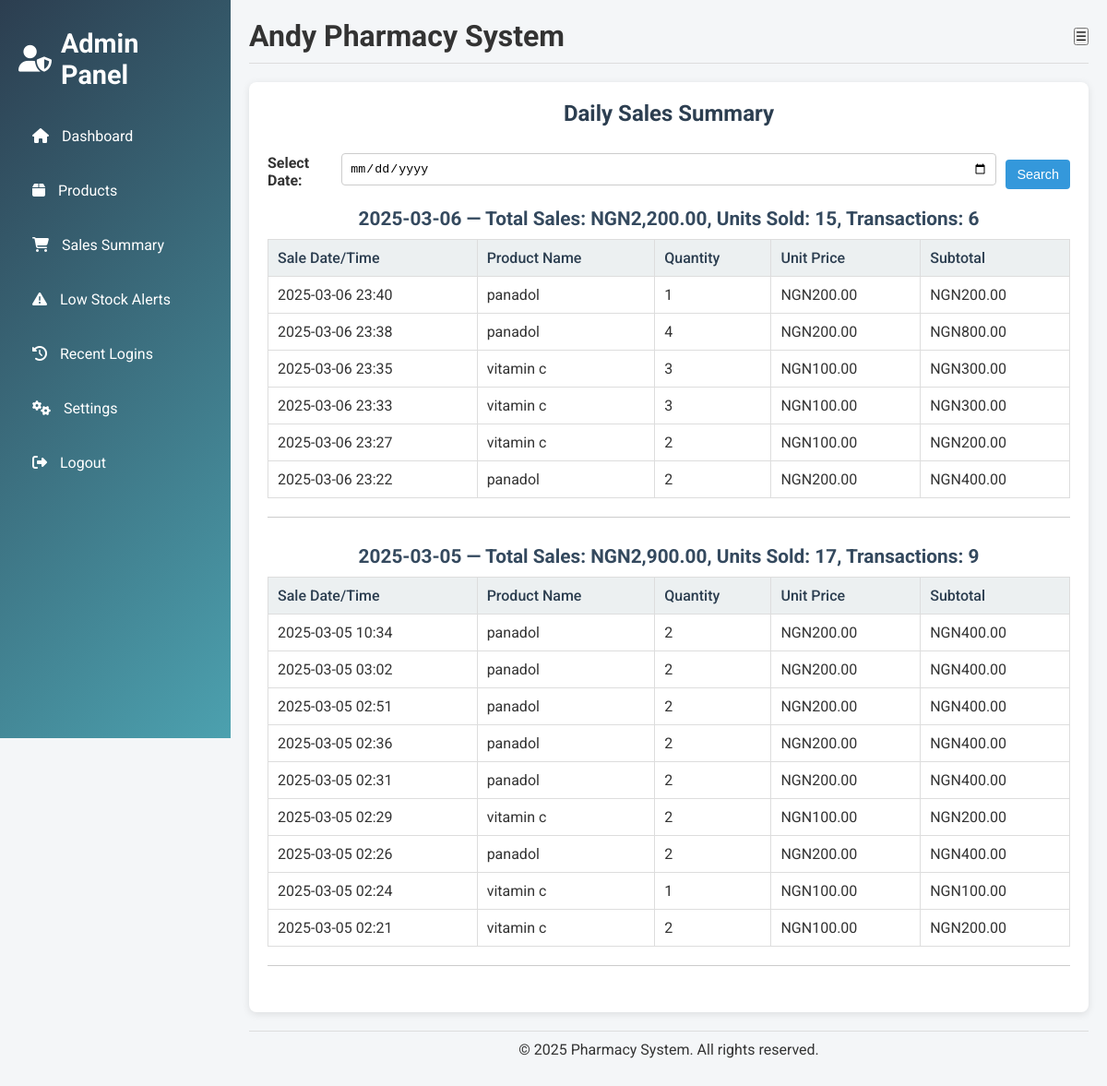
The page /sales_summary.php (signed in) on the database its author committed.
### tables this page shows
CREATE TABLE `sales` (
  `id` int(11) NOT NULL,
  `product_id` int(11) NOT NULL,
  `quantity` int(11) NOT NULL,
  `sale_date` datetime NOT NULL
);

CREATE TABLE `products` (
  `id` int(11) NOT NULL,
  `name` varchar(100) NOT NULL,
  `description` text DEFAULT NULL,
  `price` decimal(10,2) NOT NULL,
  `stock` int(11) NOT NULL,
  `expiry_date` date DEFAULT NULL,
  `rack_location` varchar(50) DEFAULT NULL
);

### sales_summary.php (the view, shortened to what this page needs)
<?php
global $conn;
$dateSelected = isset($_GET['date']) ? $_GET['date'] : '';
if ($dateSelected !== '') {
    $dailySalesQuery = "SELECT
                            DATE(s.sale_date) AS sale_date,
                            SUM(s.quantity) AS total_units,
                            SUM(s.quantity * p.price) AS total_sales,
                            COUNT(*) AS transaction_count
                        FROM sales s
                        JOIN products p ON s.product_id = p.id
                        WHERE DATE(s.sale_date) = ?
                        GROUP BY DATE(s.sale_date)
                        ORDER BY sale_date DESC";
    $stmt = $conn->prepare($dailySalesQuery);
    $stmt->bind_param("s", $dateSelected);
    $stmt->execute();
    $dailySalesResult = $stmt->get_result();
} else {
    $dailySalesQuery = "SELECT
                            DATE(s.sale_date) AS sale_date,
                            SUM(s.quantity) AS total_units,
                            SUM(s.quantity * p.price) AS total_sales,
                            COUNT(*) AS transaction_count
                        FROM sales s
                        JOIN products p ON s.product_id = p.id
                        GROUP BY DATE(s.sale_date)
                        ORDER BY sale_date DESC";
    $dailySalesResult = $conn->query($dailySalesQuery);
}
include 'header.php';
?>
<section id="sales_summary" class="sales-summary-page">
  <h2>Daily Sales Summary</h2>
  <form method="GET" action="sales_summary.php" class="date-form">
    <label for="date">Select Date:</label>
    <input type="date" name="date" id="date" value="<?php echo htmlspecialchars($dateSelected); ?>">
    <button type="submit" class="btn">Search</button>
  </form>
  <?php if ($dailySalesResult && $dailySalesResult->num_rows > 0): ?>
    <?php while($daily = $dailySalesResult->fetch_assoc()):
            $saleDate = $daily['sale_date'];
    ?>
      <div class="daily-summary">
        <h3>
          <?php echo htmlspecialchars($saleDate); ?> &mdash;
          Total Sales: NGN<?php echo number_format($daily['total_sales'], 2); ?>,
          Units Sold: <?php echo $daily['total_units']; ?>,
          Transactions: <?php echo $daily['transaction_count']; ?>
        </h3>
        <div class="daily-details">
          <table class="daily-sales-table">
            <thead>
              <tr>
                <th>Sale Date/Time</th>
                <th>Product Name</th>
                <th>Quantity</th>
                <th>Unit Price</th>
                <th>Subtotal</th>
              </tr>
            </thead>
            <tbody>
              <?php
                $detailsQuery = "SELECT s.sale_date, p.name, s.quantity, p.price, (s.quantity * p.price) AS subtotal
                                 FROM sales s
                                 JOIN products p ON s.product_id = p.id
                                 WHERE DATE(s.sale_date) = '$saleDate'
                                 ORDER BY s.sale_date DESC";
                $detailsResult = $conn->query($detailsQuery);
                while($detail = $detailsResult->fetch_assoc()):
              ?>
                <tr>
                  <td><?php echo date("Y-m-d H:i", strtotime($detail['sale_date'])); ?></td>
                  <td><?php echo htmlspecialchars($detail['name']); ?></td>
                  <td><?php echo $detail['quantity']; ?></td>
                  <td>NGN<?php echo number_format($detail['price'], 2); ?></td>
                  <td>NGN<?php echo number_format($detail['subtotal'], 2); ?></td>
                </tr>
              <?php endwhile; ?>
            </tbody>
          </table>
        </div>
      </div>
    <?php endwhile; ?>
  <?php else: ?>
    <p style="text-align:center;">No sales records found for <?php echo $dateSelected !== '' ? htmlspecialchars($dateSelected) : "any date"; ?>.</p>
  <?php endif; ?>
</section>
<?php include 'footer.php'; ?>

### header.php (shortened to what this page needs)
<?php
$isAdmin = (isset($_SESSION['role']) && $_SESSION['role'] === 'admin');
?>
<!DOCTYPE html>
<html lang="en">
<head>
  <link rel="stylesheet" href="https://cdnjs.cloudflare.com/ajax/libs/font-awesome/6.1.1/css/all.min.css">
  <link rel="stylesheet" href="styles.css">
</head>
<body class="<?php echo $isAdmin ? '' : 'no-sidebar'; ?>">
  <div class="container">
    <?php if($isAdmin) { ?>
      <aside class="sidebar" id="adminSidebar">
        <h2><i class="fas fa-user-shield"></i> Admin Panel</h2>
        <nav>
        <ul>
        <li><a href="dashboard.php"><i class="fas fa-home"></i> Dashboard</a></li>
        <li><a href="products.php"><i class="fas fa-box"></i> Products</a></li>
        <li><a href="sales_summary.php"><i class="fas fa-shopping-cart"></i> Sales Summary</a></li>
        <li><a href="low_stock_alert.php"><i class="fas fa-exclamation-triangle"></i> Low Stock Alerts</a></li>
        <li><a href="activity_log.php"><i class="fas fa-history"></i> Recent Logins</a></li>
        <li><a href="settings.php"><i class="fas fa-cogs"></i> Settings</a></li>
        <li><a href="logout.php"><i class="fas fa-sign-out-alt"></i> Logout</a></li>
      </ul>
        </nav>
      </aside>
    <?php } ?>
    <main class="content">
      <header>
        <h1>Andy Pharmacy System</h1>
        <?php if($isAdmin) { ?>
          <button id="toggleSidebar" title="Toggle Sidebar">☰</button>
        <?php } ?>
      </header>

### footer.php
<footer>
        <p>&copy; <?php echo date("Y"); ?> Pharmacy System. All rights reserved.</p>
      </footer>
    </main>
  </div>
</body>
</html>

### styles.css (style rules this page uses)
* { box-sizing: border-box; margin: 0; padding: 0; }
body, html { font-family: 'Roboto', sans-serif; background-color: #f4f6f8; color: #333; height: 100%; }
.container { display: flex; min-height: 100vh; }
.sidebar { position: fixed; top: 0; left: 0; width: 250px; height: 100vh; background: linear-gradient(135deg, #2c3e50, #4ca1af); color: #fff; padding: 30px 20px; overflow-y: auto; transition: transform 0.3s ease-in-out; z-index: 1000; }
.sidebar h2 { font-size: 1.8rem; margin-bottom: 30px; display: flex; align-items: center; }
.sidebar h2 i { margin-right: 10px; }
.sidebar nav ul { list-style: none; padding: 0; margin: 0; }
.sidebar nav ul li { margin-bottom: 20px; }
.sidebar nav ul li a { display: block; text-decoration: none; color: #fff; font-size: 1rem; padding: 10px 15px; border-radius: 4px; transition: background-color 0.3s ease; }
.sidebar nav ul li a i { margin-right: 10px; }
.content { flex: 1; padding: 20px; }
@media (min-width: 769px) { .content { margin-left: 250px; } }
header { display: flex; justify-content: space-between; align-items: center; border-bottom: 1px solid #ddd; padding-bottom: 10px; margin-bottom: 20px; }
header h1 { font-size: 2rem; }
form label { display: block; margin-top: 10px; font-weight: bold; }
form input[type="text"], form input[type="number"], form input[type="date"], form textarea, form select { width: 100%; padding: 8px; margin-top: 5px; border: 1px solid #ccc; border-radius: 4px; }
form button, .btn { margin-top: 15px; padding: 10px 15px; background-color: #3498db; color: #fff; border: none; border-radius: 4px; cursor: pointer; text-decoration: none; font-size: 0.9rem; transition: background-color 0.3s ease; }
footer { margin-top: 20px; text-align: center; padding: 10px 0; border-top: 1px solid #ddd; }
.sales-summary-page { padding: 20px; margin: 20px auto; max-width: 1000px; background-color: #fff; border-radius: 8px; box-shadow: 0 2px 8px rgba(0,0,0,0.1); }
.sales-summary-page h2 { color: #2c3e50; margin-bottom: 20px; text-align: center; }
.date-form { display: flex; align-items: center; justify-content: center; gap: 10px; margin-bottom: 20px; }
.date-form label { font-weight: bold; }
.date-form input[type="date"] { padding: 8px; border: 1px solid #ccc; border-radius: 4px; }
.date-form button { padding: 8px 12px; background-color: #3498db; color: #fff; border: none; border-radius: 4px; cursor: pointer; transition: background-color 0.3s ease; }
.daily-summary { margin-bottom: 30px; border-bottom: 1px solid #ccc; padding-bottom: 20px; }
.daily-summary h3 { font-size: 1.3rem; color: #34495e; margin-bottom: 10px; text-align: center; }
.daily-details .daily-sales-table { width: 100%; border-collapse: collapse; margin-top: 10px; }
.daily-sales-table th, .daily-sales-table td { padding: 10px; border: 1px solid #ddd; text-align: left; }
.daily-sales-table th { background-color: #ecf0f1; color: #2c3e50; font-weight: 500; }

### rows shown on the page
sales: sale_date "2025-03-06 23:40", product.name "panadol", quantity "1", product.price "200.00", subtotal "200.00"
sales: sale_date "2025-03-06 23:38", product.name "panadol", quantity "4", product.price "200.00", subtotal "800.00"
sales: sale_date "2025-03-06 23:35", product.name "vitamin c", quantity "3", product.price "100.00", subtotal "300.00"
sales: sale_date "2025-03-06 23:33", product.name "vitamin c", quantity "3", product.price "100.00", subtotal "300.00"
sales: sale_date "2025-03-06 23:27", product.name "vitamin c", quantity "2", product.price "100.00", subtotal "200.00"
sales: sale_date "2025-03-06 23:22", product.name "panadol", quantity "2", product.price "200.00", subtotal "400.00"
sales: sale_date "2025-03-05 10:34", product.name "panadol", quantity "2", product.price "200.00", subtotal "400.00"
sales: sale_date "2025-03-05 03:02", product.name "panadol", quantity "2", product.price "200.00", subtotal "400.00"
sales: sale_date "2025-03-05 02:51", product.name "panadol", quantity "2", product.price "200.00", subtotal "400.00"
sales: sale_date "2025-03-05 02:36", product.name "panadol", quantity "2", product.price "200.00", subtotal "400.00"
sales: sale_date "2025-03-05 02:31", product.name "panadol", quantity "2", product.price "200.00", subtotal "400.00"
sales: sale_date "2025-03-05 02:29", product.name "vitamin c", quantity "2", product.price "100.00", subtotal "200.00"
sales: sale_date "2025-03-05 02:26", product.name "panadol", quantity "2", product.price "200.00", subtotal "400.00"
sales: sale_date "2025-03-05 02:24", product.name "vitamin c", quantity "1", product.price "100.00", subtotal "100.00"
sales: sale_date "2025-03-05 02:21", product.name "vitamin c", quantity "2", product.price "100.00", subtotal "200.00"

### other values the page prints
$saleDate "2025-03-06"
$daily['total_sales'] "2,200.00"
$daily['total_units'] "15"
$daily['transaction_count'] "6"
$saleDate "2025-03-05"
$daily['total_sales'] "2,900.00"
$daily['total_units'] "17"
$daily['transaction_count'] "9"
